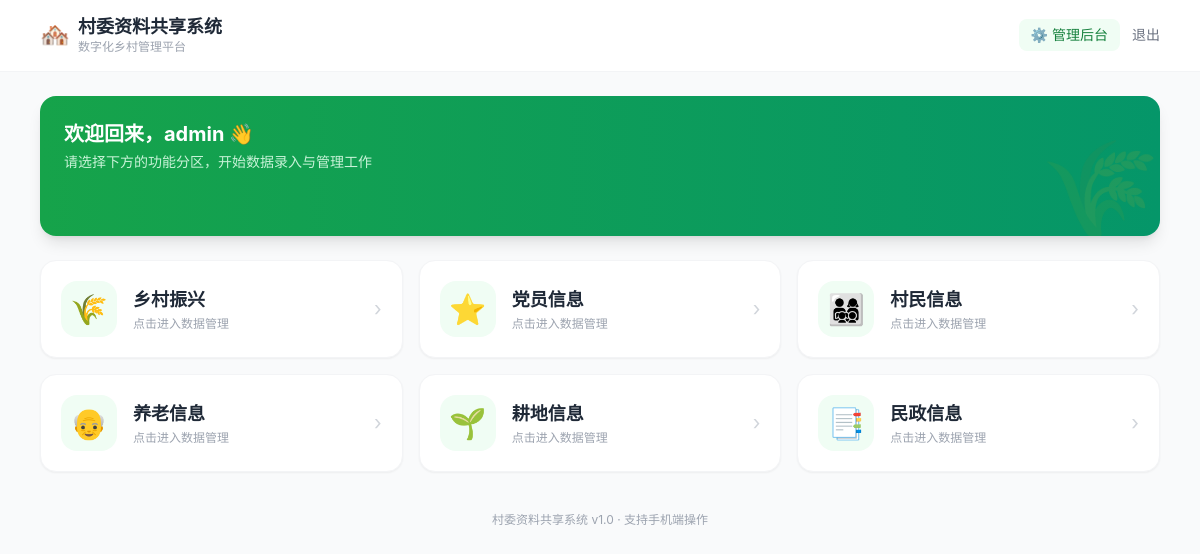
The page / (signed in) on the database its author committed.
### app.py (models this page shows)
class Section(db.Model):
    __tablename__ = 'sections'
    id = db.Column(db.Integer, primary_key=True)
    name = db.Column(db.String(100), nullable=False)
    icon = db.Column(db.String(50), default='📁')
    icon_image = db.Column(db.String(200), default='')  # 上传的图标图片文件名
    sort_order = db.Column(db.Integer, default=0)
    bg_color = db.Column(db.String(20), default='')      # 背景色（如 bg-green-50 或 hex）
    text_color = db.Column(db.String(20), default='')    # 文字颜色
    accent_color = db.Column(db.String(20), default='')  # 强调色/边框色
    description = db.Column(db.String(200), default='')   # 分区描述文字
    created_at = db.Column(db.DateTime, default=datetime.datetime.now)

### app.py (the view)
@app.route('/')
def index():
    if 'user_id' not in session:
        return redirect(url_for('login'))
    sections = Section.query.order_by(Section.sort_order).all()
    home_banner = get_config('home_banner', '')
    return render_template('index.html', sections=sections, user=session.get('username'), home_banner=home_banner)

### app.py (called while the page is built)
def get_config(key, default=''):
    try:
        cfg = SiteConfig.query.filter_by(key=key).first()
        return cfg.value if cfg else default
    except Exception:
        return default

### templates/index.html (shortened to what this page needs)
<!DOCTYPE html>
<html lang="zh-CN">
<head>
<script src="https://cdn.tailwindcss.com"></script>
</head>
<body class="bg-gray-50 min-h-screen pb-24">
  <div class="nav-blur sticky top-0 z-50 border-b border-gray-100">
    <div class="max-w-6xl mx-auto px-4 py-4 flex justify-between items-center">
      <div class="flex items-center space-x-2">
        <span class="text-2xl">🏘️</span>
        <div>
          <h1 class="text-lg font-bold text-gray-800 leading-tight">村委资料共享系统</h1>
          <p class="text-xs text-gray-400">数字化乡村管理平台</p>
        </div>
      </div>
      <div class="flex items-center space-x-3">
        {% if session.is_admin %}
        <a href="/admin" class="hidden sm:flex items-center space-x-1 text-sm text-green-700 bg-green-50 px-3 py-1.5 rounded-lg hover:bg-green-100 transition">
          <span>⚙️</span><span>管理后台</span>
        </a>
        {% endif %}
        <a href="/logout" class="text-sm text-gray-500 hover:text-red-500 transition">退出</a>
      </div>
    </div>
  </div>
  <div class="max-w-6xl mx-auto px-4 mt-6">
    <div class="relative rounded-2xl overflow-hidden shadow-lg" style="min-height: 140px;">
      {% if home_banner %}
      <img src="/uploads/{{ home_banner }}" alt="banner" class="absolute inset-0 w-full h-full object-cover" style="z-index: 0;">
      <div class="absolute inset-0 bg-black/40" style="z-index: 1;"></div>
      {% else %}
      <div class="absolute inset-0 bg-gradient-to-r from-green-600 to-emerald-600" style="z-index: 1;"></div>
      {% endif %}
      <div class="relative z-10 p-6 text-white">
        <h2 class="text-xl font-bold mb-1">欢迎回来，{{ user }} 👋</h2>
        <p class="text-green-100 text-sm opacity-90">请选择下方的功能分区，开始数据录入与管理工作</p>
      </div>
      {% if not home_banner %}
      <div class="absolute right-0 bottom-0 opacity-10 text-8xl leading-none select-none z-10">🌾</div>
      {% endif %}
    </div>
  </div>
  <div class="max-w-6xl mx-auto px-4 mt-6 grid grid-cols-1 sm:grid-cols-2 lg:grid-cols-3 gap-4">
    {% for section in sections %}
    <a href="/section/{{ section.id }}" class="card rounded-2xl p-5 shadow-sm border hover:shadow-md transition flex items-center space-x-4"
       style="background-color: {{ section.bg_color if section.bg_color else '#ffffff' }}; border-color: {{ section.accent_color if section.accent_color else '#f3f4f6' }};">
      <div class="w-14 h-14 rounded-2xl flex items-center justify-center shrink-0 overflow-hidden"
           style="background-color: {{ section.accent_color if section.accent_color else '#f0fdf4' }};">
        {% if section.icon_image %}
        <img src="/uploads/{{ section.icon_image }}" alt="icon" class="w-full h-full object-cover">
        {% else %}
        <span class="text-3xl">{{ section.icon }}</span>
        {% endif %}
      </div>
      <div class="flex-1 min-w-0">
        <h3 class="font-bold text-lg truncate" style="color: {{ section.text_color if section.text_color else '#1f2937' }};">{{ section.name }}</h3>
        <p class="text-xs mt-0.5" style="color: {{ section.accent_color if section.accent_color else '#9ca3af' }};">
          {{ section.description if section.description else '点击进入数据管理' }}
        </p>
      </div>
      <div class="text-xl" style="color: {{ section.accent_color if section.accent_color else '#d1d5db' }};">›</div>
    </a>
    {% endfor %}
  </div>
  <div class="max-w-6xl mx-auto px-4 mt-10 mb-8 text-center text-xs text-gray-400">
    <p>村委资料共享系统 v1.0 · 支持手机端操作</p>
  </div>
</body>
</html>

### templates/index.html (style rules this page uses)
body { font-family: -apple-system, BlinkMacSystemFont, 'Segoe UI', Roboto, 'Helvetica Neue', Arial, 'Noto Sans SC', sans-serif; }
.nav-blur { backdrop-filter: blur(12px); background: rgba(255,255,255,0.92); }

### rows shown on the page
Section: icon "🌾", name "乡村振兴", description "点击进入数据管理"
Section: icon "⭐", name "党员信息", description "点击进入数据管理"
Section: icon "👨‍👩‍👧‍👦", name "村民信息", description "点击进入数据管理"
Section: icon "👴", name "养老信息", description "点击进入数据管理"
Section: icon "🌱", name "耕地信息", description "点击进入数据管理"
Section: icon "📑", name "民政信息", description "点击进入数据管理"

### other values the page prints
{{ user }} "admin"
